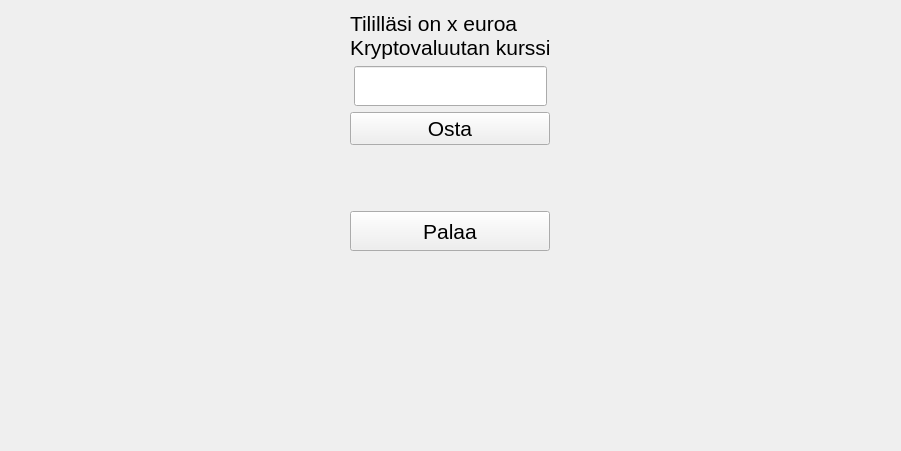
      <widget class="QWidget" name="cryptoBuyPage">
       <layout class="QVBoxLayout" name="verticalLayout_2">
        <property name="leftMargin">
         <number>350</number>
        </property>
        <property name="rightMargin">
         <number>350</number>
        </property>
        <property name="bottomMargin">
         <number>200</number>
        </property>
        <item alignment="Qt::AlignHCenter">
         <widget class="QLabel" name="cryptoBuyLabel">
          <property name="sizePolicy">
           <sizepolicy hsizetype="Expanding" vsizetype="Expanding">
            <horstretch>0</horstretch>
            <verstretch>60</verstretch>
           </sizepolicy>
          </property>
          <property name="font">
           <font>
            <pointsize>16</pointsize>
           </font>
          </property>
          <property name="text">
           <string>Tililläsi on x euroa
Kryptovaluutan kurssi</string>
          </property>
         </widget>
        </item>
        <item alignment="Qt::AlignHCenter">
         <widget class="QLineEdit" name="buyCryptoLineEdit">
          <property name="sizePolicy">
           <sizepolicy hsizetype="Expanding" vsizetype="Fixed">
            <horstretch>0</horstretch>
            <verstretch>20</verstretch>
           </sizepolicy>
          </property>
          <property name="minimumSize">
           <size>
            <width>0</width>
            <height>40</height>
           </size>
          </property>
          <property name="font">
           <font>
            <pointsize>16</pointsize>
           </font>
          </property>
         </widget>
        </item>
        <item alignment="Qt::AlignHCenter">
         <widget class="QPushButton" name="buyCryptoButton">
          <property name="sizePolicy">
           <sizepolicy hsizetype="Minimum" vsizetype="Maximum">
            <horstretch>40</horstretch>
            <verstretch>40</verstretch>
           </sizepolicy>
          </property>
          <property name="minimumSize">
           <size>
            <width>200</width>
            <height>0</height>
           </size>
          </property>
          <property name="font">
           <font>
            <pointsize>16</pointsize>
           </font>
          </property>
          <property name="text">
           <string>Osta</string>
          </property>
         </widget>
        </item>
        <item>
         <spacer name="verticalSpacer">
          <property name="orientation">
           <enum>Qt::Vertical</enum>
          </property>
          <property name="sizeType">
           <enum>QSizePolicy::Expanding</enum>
          </property>
          <property name="sizeHint" stdset="0">
           <size>
            <width>20</width>
            <height>60</height>
           </size>
          </property>
         </spacer>
        </item>
        <item alignment="Qt::AlignHCenter">
         <widget class="QPushButton" name="buyCryptoReturnButton">
          <property name="sizePolicy">
           <sizepolicy hsizetype="MinimumExpanding" vsizetype="Expanding">
            <horstretch>0</horstretch>
            <verstretch>0</verstretch>
           </sizepolicy>
          </property>
          <property name="minimumSize">
           <size>
            <width>200</width>
            <height>40</height>
           </size>
          </property>
          <property name="font">
           <font>
            <pointsize>16</pointsize>
           </font>
          </property>
          <property name="text">
           <string>Palaa</string>
          </property>
         </widget>
        </item>
       </layout>
      </widget>
